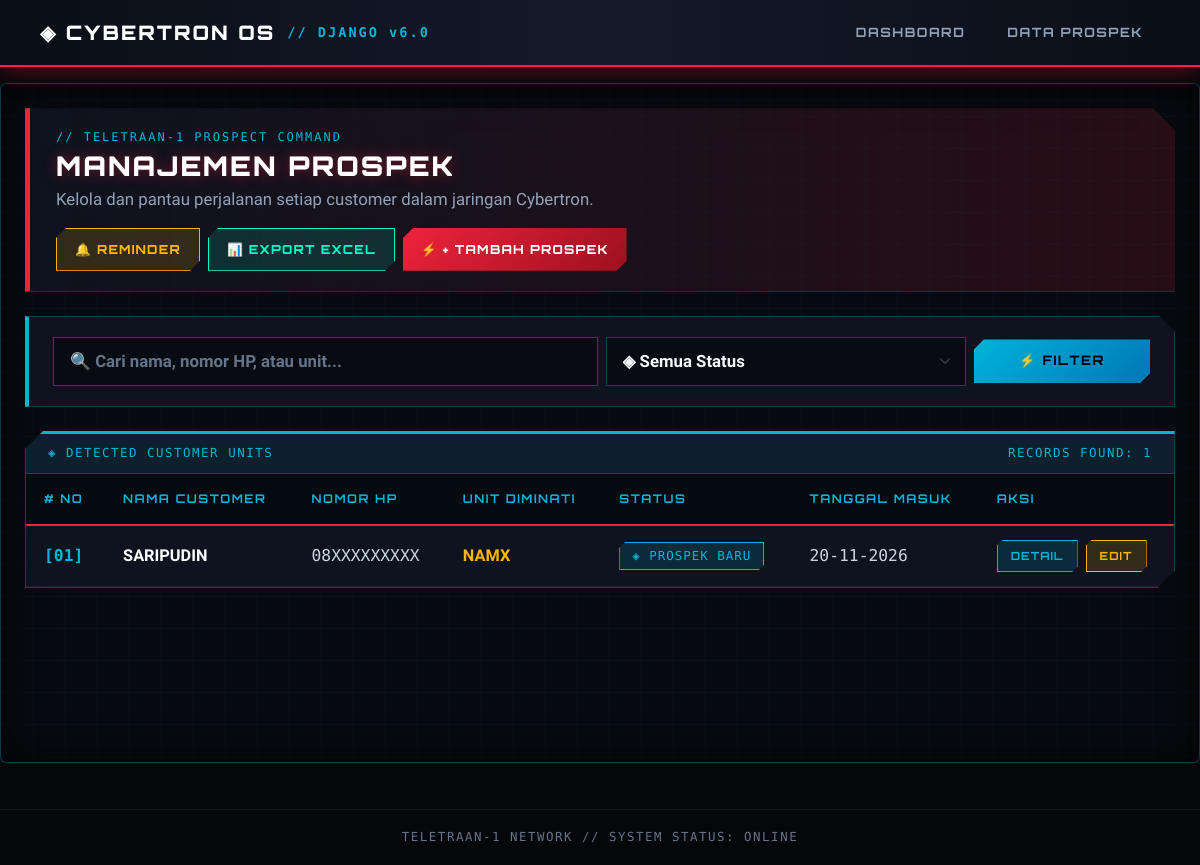
The page /prospek/ on the database its author committed.
### prospek/models.py (models this page shows, shortened)
class Prospek(models.Model):
    STATUS_CHOICES = [
        ('Baru', 'Prospek Baru'),
        ('Dihubungi', 'Sudah Dihubungi'),
        ('Follow Up', 'Follow Up'),
        ('Potensial', 'Potensial'),
        ('Negosiasi', 'Negosiasi'),
        ('Deal', 'Deal'),
        ('Unit Diproses', 'Unit Diproses'),
        ('Diserahkan', 'Unit Diserahkan'),
        ('Tidak Berhasil', 'Tidak Berhasil'),
    ]
    nama = models.CharField(max_length=150)
    perusahaan = models.CharField(max_length=150, blank=True)
    nomor_hp = models.CharField(max_length=20, blank=True)
    email = models.EmailField(blank=True)
    sumber = models.CharField(max_length=100, blank=True)
    unit_diminati = models.CharField(
        max_length=150,
        blank=True,
        verbose_name='Unit yang diminati'
    )
    status = models.CharField(
        max_length=30,
        choices=STATUS_CHOICES,
        default='Baru'
    )
    catatan = models.TextField(blank=True)
    tanggal_deal = models.DateField(
        null=True,
        blank=True
    )
    tanggal_penyerahan = models.DateField(
        null=True,
        blank=True
    )
    created_at = models.DateTimeField(auto_now_add=True)
    updated_at = models.DateTimeField(auto_now=True)
    class Meta:
        ordering = ['-created_at']

### prospek/views.py (the view)
# urls.py: path('', views.index, name='index'),
def index(request):
    data = Prospek.objects.all()
    keyword = request.GET.get('q', '')
    status = request.GET.get('status', '')
    if keyword:
        data = data.filter(
            Q(nama__icontains=keyword) |
            Q(nomor_hp__icontains=keyword) |
            Q(unit_diminati__icontains=keyword)
        )
    if status:
        data = data.filter(status=status)
    context = {
        'data': data,
        'keyword': keyword,
        'status_filter': status,
        'status_choices': Prospek.STATUS_CHOICES,
    }
    return render(request, 'prospek/index.html', context)

### templates/prospek/index.html (shortened to what this page needs)
{% extends 'base.html' %}
{% block content %}
<div class="container-fluid py-4 px-4 cyber-hub-wrapper">
    <div class="d-flex flex-wrap justify-content-between align-items-center mb-4 gap-3 cyber-hub-header">
        <div>
            <span class="cyber-tag">// TELETRAAN-1 PROSPECT COMMAND</span>
            <h2>Manajemen Prospek</h2>
            <p class="mb-0">
                Kelola dan pantau perjalanan setiap customer dalam jaringan Cybertron.
            </p>
        </div>
        <div class="d-flex flex-wrap gap-2">
            <a href="{% url 'prospek:reminder' %}" class="btn-cyber-top btn-top-gold">
                🔔 Reminder
            </a>
            <a href="{% url 'prospek:export_excel' %}" class="btn-cyber-top btn-top-green">
                📊 Export Excel
            </a>
            <a href="{% url 'prospek:tambah' %}" class="btn-cyber-top btn-top-red">
                ⚡ + Tambah Prospek
            </a>
        </div>
    </div>
    <div class="cyber-filter-card mb-4">
        <form method="GET" class="row g-2 align-items-center">
            <div class="col-md-6">
                <input type="text"
                       name="q"
                       value="{{ keyword }}"
                       class="form-control cyber-input"
                       placeholder="🔍 Cari nama, nomor HP, atau unit...">
            </div>
            <div class="col-md-4">
                <select name="status" class="form-select cyber-select">
                    <option value="">◈ Semua Status</option>
                </select>
            </div>
            <div class="col-md-2">
                <button class="btn-cyber-filter w-100">⚡ Filter</button>
            </div>
        </form>
    </div>
    <div class="cyber-table-card">
        <div class="cyber-card-topbar">
            <span>◈ DETECTED CUSTOMER UNITS</span>
            <span>RECORDS FOUND: {{ data|length }}</span>
        </div>
        <div class="p-0">
            <div class="table-responsive">
                <table class="cyber-table align-middle">
                    <thead>
                        <tr>
                            <th># No</th>
                            <th>Nama Customer</th>
                            <th>Nomor HP</th>
                            <th>Unit Diminati</th>
                            <th>Status</th>
                            <th>Tanggal Masuk</th>
                            <th>Aksi</th>
                        </tr>
                    </thead>
                    <tbody>
                        {% for item in data %}
                        <tr>
                            <td class="cyber-index">[0{{ forloop.counter }}]</td>
                            <td style="font-weight: 700; color: #ffffff;">{{ item.nama }}</td>
                            <td class="cyber-mono">{{ item.nomor_hp|default:"-" }}</td>
                            <td style="color: var(--cb-gold); font-weight: 600;">{{ item.unit_diminati|default:"-" }}</td>
                            <td>
                                {% if item.status == 'Deal' or item.status == 'Diserahkan' %}
                                    <span class="cyber-badge badge-deal">
                                        ✔ {{ item.get_status_display }}
                                    </span>
                                {% elif item.status == 'Tidak Berhasil' %}
                                    <span class="cyber-badge badge-failed">
                                        ✖ {{ item.get_status_display }}
                                    </span>
                                {% else %}
                                    <span class="cyber-badge badge-process">
                                        ◈ {{ item.get_status_display }}
                                    </span>
                                {% endif %}
                            </td>
                            <td class="cyber-mono">{{ item.created_at|date:"d-m-Y" }}</td>
                            <td>
                                <div class="d-flex gap-2">
                                    <a href="{% url 'prospek:detail' item.id %}"
                                       class="btn-row-detail">
                                        Detail
                                    </a>
                                    <a href="{% url 'prospek:edit' item.id %}"
                                       class="btn-row-edit">
                                        Edit
                                    </a>
                                </div>
                            </td>
                        </tr>
                        {% empty %}
                        <tr>
                            <td colspan="7" class="text-center cyber-empty">
                                [!] BELUM ADA DATA PROSPEK TERDETEKSI DI RADAR.
                            </td>
                        </tr>
                        {% endfor %}
                    </tbody>
                </table>
            </div>
        </div>
    </div>
</div>
{% endblock %}

### templates/base.html (style rules this page uses)
body { background-color: #05070a; color: #f8fafc; font-family: 'Rajdhani', sans-serif; min-height: 100vh; margin: 0; }

### rows shown on the page
Prospek: nama "SARIPUDIN", nomor_hp "08XXXXXXXXX", unit_diminati "NAMX", status "PROSPEK BARU", created_at "20-11-2026"

### other values the page prints
{{ data|length }} "1"
